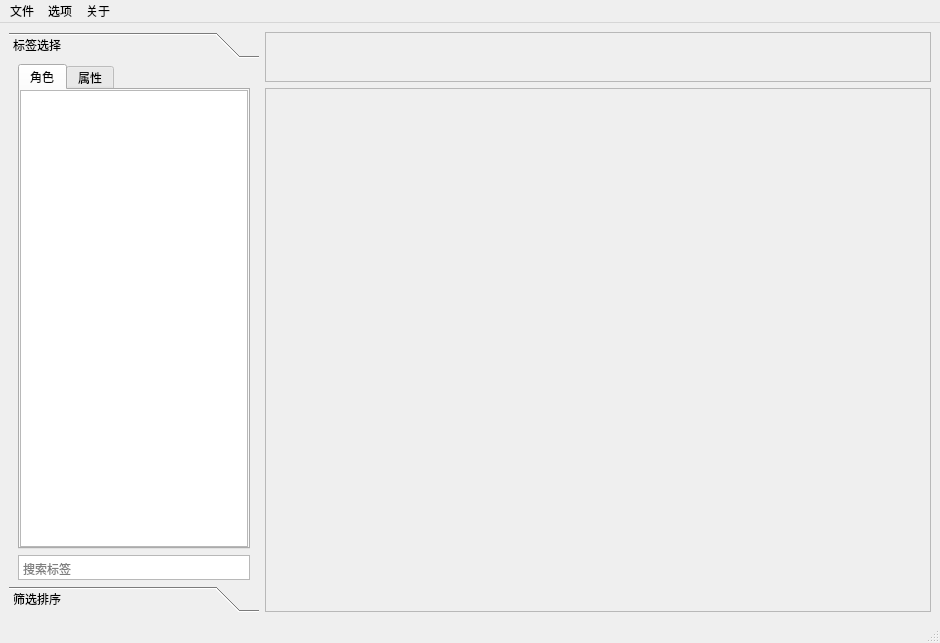
<?xml version="1.0" encoding="UTF-8"?>
<ui version="4.0">
 <class>MainWindow</class>
 <widget class="QMainWindow" name="MainWindow">
  <property name="enabled">
   <bool>true</bool>
  </property>
  <property name="geometry">
   <rect>
    <x>0</x>
    <y>0</y>
    <width>940</width>
    <height>643</height>
   </rect>
  </property>
  <property name="windowTitle">
   <string>MainWindow</string>
  </property>
  <widget class="QWidget" name="centralwidget">
   <layout class="QHBoxLayout" name="horizontalLayout_4">
    <item>
     <widget class="QToolBox" name="filterToolBox">
      <property name="maximumSize">
       <size>
        <width>250</width>
        <height>16777215</height>
       </size>
      </property>
      <property name="currentIndex">
       <number>0</number>
      </property>
      <widget class="QWidget" name="tagSelector">
       <property name="geometry">
        <rect>
         <x>0</x>
         <y>0</y>
         <width>250</width>
         <height>515</height>
        </rect>
       </property>
       <attribute name="label">
        <string>标签选择</string>
       </attribute>
       <layout class="QVBoxLayout" name="verticalLayout">
        <property name="topMargin">
         <number>0</number>
        </property>
        <property name="bottomMargin">
         <number>0</number>
        </property>
        <item>
         <widget class="QTabWidget" name="tagTreeTabWidget">
          <property name="tabPosition">
           <enum>QTabWidget::TabPosition::North</enum>
          </property>
          <property name="tabShape">
           <enum>QTabWidget::TabShape::Rounded</enum>
          </property>
          <property name="currentIndex">
           <number>0</number>
          </property>
          <property name="tabsClosable">
           <bool>false</bool>
          </property>
          <widget class="QWidget" name="characterTagTab">
           <attribute name="title">
            <string>角色</string>
           </attribute>
           <layout class="QVBoxLayout" name="verticalLayout_3">
            <property name="leftMargin">
             <number>0</number>
            </property>
            <property name="topMargin">
             <number>0</number>
            </property>
            <property name="rightMargin">
             <number>0</number>
            </property>
            <property name="bottomMargin">
             <number>0</number>
            </property>
            <item>
             <widget class="QTreeWidget" name="characterTagTree">
              <attribute name="headerVisible">
               <bool>false</bool>
              </attribute>
              <column>
               <property name="text">
                <string notr="true">1</string>
               </property>
              </column>
             </widget>
            </item>
           </layout>
          </widget>
          <widget class="QWidget" name="attributeTagTab">
           <attribute name="title">
            <string>属性</string>
           </attribute>
           <layout class="QVBoxLayout" name="verticalLayout_4">
            <property name="leftMargin">
             <number>0</number>
            </property>
            <property name="topMargin">
             <number>0</number>
            </property>
            <property name="rightMargin">
             <number>0</number>
            </property>
            <property name="bottomMargin">
             <number>0</number>
            </property>
            <item>
             <widget class="QTreeWidget" name="attributeTagTree">
              <attribute name="headerVisible">
               <bool>false</bool>
              </attribute>
              <column>
               <property name="text">
                <string notr="true">1</string>
               </property>
              </column>
             </widget>
            </item>
           </layout>
          </widget>
         </widget>
        </item>
        <item>
         <widget class="QPlainTextEdit" name="searchTagTreeTextEdit">
          <property name="sizePolicy">
           <sizepolicy hsizetype="Expanding" vsizetype="Fixed">
            <horstretch>0</horstretch>
            <verstretch>0</verstretch>
           </sizepolicy>
          </property>
          <property name="maximumSize">
           <size>
            <width>16777215</width>
            <height>25</height>
           </size>
          </property>
          <property name="cursor" stdset="0">
           <cursorShape>IBeamCursor</cursorShape>
          </property>
          <property name="verticalScrollBarPolicy">
           <enum>Qt::ScrollBarPolicy::ScrollBarAlwaysOff</enum>
          </property>
          <property name="horizontalScrollBarPolicy">
           <enum>Qt::ScrollBarPolicy::ScrollBarAlwaysOff</enum>
          </property>
          <property name="backgroundVisible">
           <bool>false</bool>
          </property>
          <property name="centerOnScroll">
           <bool>false</bool>
          </property>
          <property name="placeholderText">
           <string>搜索标签</string>
          </property>
         </widget>
        </item>
       </layout>
      </widget>
      <widget class="QWidget" name="imageSelector">
       <property name="geometry">
        <rect>
         <x>0</x>
         <y>0</y>
         <width>250</width>
         <height>515</height>
        </rect>
       </property>
       <attribute name="label">
        <string>筛选排序</string>
       </attribute>
       <layout class="QVBoxLayout" name="verticalLayout_5" stretch="1,1">
        <item>
         <widget class="QGroupBox" name="filterGroupBox">
          <property name="title">
           <string>筛选</string>
          </property>
          <layout class="QVBoxLayout" name="verticalLayout_6">
           <item>
            <layout class="QHBoxLayout" name="horizontalLayout_2">
             <item>
              <widget class="QLabel" name="label_3">
               <property name="text">
                <string>文件格式</string>
               </property>
              </widget>
             </item>
             <item>
              <spacer name="horizontalSpacer_2">
               <property name="orientation">
                <enum>Qt::Orientation::Horizontal</enum>
               </property>
               <property name="sizeHint" stdset="0">
                <size>
                 <width>40</width>
                 <height>20</height>
                </size>
               </property>
              </spacer>
             </item>
            </layout>
           </item>
           <item>
            <layout class="QHBoxLayout" name="horizontalLayout">
             <item>
              <widget class="QCheckBox" name="gifCheckBox">
               <property name="text">
                <string>GIF</string>
               </property>
               <property name="checked">
                <bool>true</bool>
               </property>
              </widget>
             </item>
             <item>
              <widget class="QCheckBox" name="jpgCheckBox">
               <property name="text">
                <string>JPG</string>
               </property>
               <property name="checked">
                <bool>true</bool>
               </property>
              </widget>
             </item>
             <item>
              <widget class="QCheckBox" name="pngCheckBox">
               <property name="text">
                <string>PNG</string>
               </property>
               <property name="checked">
                <bool>true</bool>
               </property>
              </widget>
             </item>
            </layout>
           </item>
           <item>
            <widget class="Line" name="line">
             <property name="orientation">
              <enum>Qt::Orientation::Horizontal</enum>
             </property>
            </widget>
           </item>
           <item>
            <layout class="QHBoxLayout" name="horizontalLayout_9">
             <item>
              <widget class="QLabel" name="label_4">
               <property name="text">
                <string>分辨率</string>
               </property>
              </widget>
             </item>
             <item>
              <spacer name="horizontalSpacer">
               <property name="orientation">
                <enum>Qt::Orientation::Horizontal</enum>
               </property>
               <property name="sizeHint" stdset="0">
                <size>
                 <width>40</width>
                 <height>20</height>
                </size>
               </property>
              </spacer>
             </item>
            </layout>
           </item>
           <item>
            <layout class="QHBoxLayout" name="horizontalLayout_6">
             <item>
              <widget class="QLabel" name="label">
               <property name="text">
                <string>宽：</string>
               </property>
              </widget>
             </item>
             <item>
              <widget class="QPlainTextEdit" name="resolutionWidthEdit">
               <property name="sizePolicy">
                <sizepolicy hsizetype="Expanding" vsizetype="Fixed">
                 <horstretch>0</horstretch>
                 <verstretch>0</verstretch>
                </sizepolicy>
               </property>
               <property name="maximumSize">
                <size>
                 <width>16777215</width>
                 <height>25</height>
                </size>
               </property>
               <property name="verticalScrollBarPolicy">
                <enum>Qt::ScrollBarPolicy::ScrollBarAlwaysOff</enum>
               </property>
               <property name="placeholderText">
                <string/>
               </property>
              </widget>
             </item>
            </layout>
           </item>
           <item>
            <layout class="QHBoxLayout" name="horizontalLayout_7">
             <item>
              <widget class="QLabel" name="label_2">
               <property name="sizePolicy">
                <sizepolicy hsizetype="Preferred" vsizetype="Minimum">
                 <horstretch>0</horstretch>
                 <verstretch>0</verstretch>
                </sizepolicy>
               </property>
               <property name="text">
                <string>高：</string>
               </property>
              </widget>
             </item>
             <item>
              <widget class="QPlainTextEdit" name="resolutionHeightEdit">
               <property name="sizePolicy">
                <sizepolicy hsizetype="Expanding" vsizetype="Fixed">
                 <horstretch>0</horstretch>
                 <verstretch>0</verstretch>
                </sizepolicy>
               </property>
               <property name="maximumSize">
                <size>
                 <width>16777215</width>
                 <height>25</height>
                </size>
               </property>
               <property name="verticalScrollBarPolicy">
                <enum>Qt::ScrollBarPolicy::ScrollBarAlwaysOff</enum>
               </property>
               <property name="horizontalScrollBarPolicy">
                <enum>Qt::ScrollBarPolicy::ScrollBarAsNeeded</enum>
               </property>
              </widget>
             </item>
            </layout>
           </item>
           <item>
            <layout class="QHBoxLayout" name="horizontalLayout_10">
             <item>
              <spacer name="horizontalSpacer_3">
               <property name="orientation">
                <enum>Qt::Orientation::Horizontal</enum>
               </property>
               <property name="sizeHint" stdset="0">
                <size>
                 <width>40</width>
                 <height>20</height>
                </size>
               </property>
              </spacer>
             </item>
             <item>
              <widget class="QPushButton" name="clearResolutionPushButton">
               <property name="text">
                <string>清空</string>
               </property>
              </widget>
             </item>
            </layout>
           </item>
          </layout>
         </widget>
        </item>
        <item>
         <widget class="QGroupBox" name="sortGroupBox">
          <property name="title">
           <string>排序</string>
          </property>
          <layout class="QVBoxLayout" name="verticalLayout_7">
           <item>
            <layout class="QHBoxLayout" name="horizontalLayout_11">
             <item>
              <widget class="QLabel" name="label_5">
               <property name="text">
                <string>宽高比</string>
               </property>
              </widget>
             </item>
             <item>
              <spacer name="horizontalSpacer_4">
               <property name="orientation">
                <enum>Qt::Orientation::Horizontal</enum>
               </property>
               <property name="sizeHint" stdset="0">
                <size>
                 <width>40</width>
                 <height>20</height>
                </size>
               </property>
              </spacer>
             </item>
             <item>
              <widget class="QCheckBox" name="enableRatioCheckBox">
               <property name="text">
                <string>启用</string>
               </property>
              </widget>
             </item>
            </layout>
           </item>
           <item>
            <layout class="QVBoxLayout" name="verticalLayout_12">
             <item>
              <layout class="QHBoxLayout" name="horizontalLayout_5">
               <item>
                <widget class="QLabel" name="label_7">
                 <property name="sizePolicy">
                  <sizepolicy hsizetype="Preferred" vsizetype="Preferred">
                   <horstretch>0</horstretch>
                   <verstretch>0</verstretch>
                  </sizepolicy>
                 </property>
                 <property name="text">
                  <string>宽图</string>
                 </property>
                </widget>
               </item>
               <item>
                <widget class="QLabel" name="label_8">
                 <property name="sizePolicy">
                  <sizepolicy hsizetype="Preferred" vsizetype="Preferred">
                   <horstretch>0</horstretch>
                   <verstretch>0</verstretch>
                  </sizepolicy>
                 </property>
                 <property name="text">
                  <string>正方图</string>
                 </property>
                 <property name="alignment">
                  <set>Qt::AlignmentFlag::AlignCenter</set>
                 </property>
                </widget>
               </item>
               <item>
                <widget class="QLabel" name="label_9">
                 <property name="sizePolicy">
                  <sizepolicy hsizetype="Preferred" vsizetype="Preferred">
                   <horstretch>0</horstretch>
                   <verstretch>0</verstretch>
                  </sizepolicy>
                 </property>
                 <property name="text">
                  <string>长图</string>
                 </property>
                 <property name="alignment">
                  <set>Qt::AlignmentFlag::AlignRight|Qt::AlignmentFlag::AlignTrailing|Qt::AlignmentFlag::AlignVCenter</set>
                 </property>
                </widget>
               </item>
              </layout>
             </item>
             <item>
              <widget class="QSlider" name="ratioSlider">
               <property name="minimumSize">
                <size>
                 <width>0</width>
                 <height>20</height>
                </size>
               </property>
               <property name="toolTipDuration">
                <number>2</number>
               </property>
               <property name="styleSheet">
                <string notr="true">QSlider::sub-page:horizontal, QSlider::add-page:horizontal {
background: rgb(200,200,200);
}</string>
               </property>
               <property name="minimum">
                <number>-40</number>
               </property>
               <property name="maximum">
                <number>40</number>
               </property>
               <property name="pageStep">
                <number>1</number>
               </property>
               <property name="value">
                <number>0</number>
               </property>
               <property name="sliderPosition">
                <number>0</number>
               </property>
               <property name="orientation">
                <enum>Qt::Orientation::Horizontal</enum>
               </property>
               <property name="invertedAppearance">
                <bool>false</bool>
               </property>
               <property name="invertedControls">
                <bool>false</bool>
               </property>
               <property name="tickPosition">
                <enum>QSlider::TickPosition::NoTicks</enum>
               </property>
              </widget>
             </item>
            </layout>
           </item>
           <item>
            <layout class="QHBoxLayout" name="horizontalLayout_8">
             <item>
              <widget class="QDoubleSpinBox" name="widthRatioSpinBox">
               <property name="minimumSize">
                <size>
                 <width>0</width>
                 <height>30</height>
                </size>
               </property>
               <property name="maximum">
                <double>100.000000000000000</double>
               </property>
               <property name="singleStep">
                <double>1.000000000000000</double>
               </property>
               <property name="value">
                <double>1.000000000000000</double>
               </property>
              </widget>
             </item>
             <item>
              <widget class="QLabel" name="label_10">
               <property name="sizePolicy">
                <sizepolicy hsizetype="Minimum" vsizetype="Preferred">
                 <horstretch>0</horstretch>
                 <verstretch>0</verstretch>
                </sizepolicy>
               </property>
               <property name="maximumSize">
                <size>
                 <width>10</width>
                 <height>16777215</height>
                </size>
               </property>
               <property name="text">
                <string>:</string>
               </property>
               <property name="alignment">
                <set>Qt::AlignmentFlag::AlignCenter</set>
               </property>
              </widget>
             </item>
             <item>
              <widget class="QDoubleSpinBox" name="heightRatioSpinBox">
               <property name="minimumSize">
                <size>
                 <width>0</width>
                 <height>30</height>
                </size>
               </property>
               <property name="maximum">
                <double>100.000000000000000</double>
               </property>
               <property name="singleStep">
                <double>1.000000000000000</double>
               </property>
               <property name="value">
                <double>1.000000000000000</double>
               </property>
              </widget>
             </item>
            </layout>
           </item>
           <item>
            <widget class="Line" name="line_2">
             <property name="orientation">
              <enum>Qt::Orientation::Horizontal</enum>
             </property>
            </widget>
           </item>
           <item>
            <layout class="QHBoxLayout" name="horizontalLayout_12">
             <item>
              <widget class="QLabel" name="label_6">
               <property name="text">
                <string>排列顺序</string>
               </property>
              </widget>
             </item>
             <item>
              <spacer name="horizontalSpacer_5">
               <property name="orientation">
                <enum>Qt::Orientation::Horizontal</enum>
               </property>
               <property name="sizeHint" stdset="0">
                <size>
                 <width>40</width>
                 <height>20</height>
                </size>
               </property>
              </spacer>
             </item>
            </layout>
           </item>
           <item>
            <widget class="QComboBox" name="sortComboBox">
             <property name="minimumSize">
              <size>
               <width>0</width>
               <height>25</height>
              </size>
             </property>
             <property name="currentText">
              <string/>
             </property>
             <property name="currentIndex">
              <number>-1</number>
             </property>
            </widget>
           </item>
          </layout>
         </widget>
        </item>
       </layout>
      </widget>
     </widget>
    </item>
    <item>
     <layout class="QVBoxLayout" name="verticalLayout_2">
      <item>
       <widget class="QScrollArea" name="scrollArea">
        <property name="sizePolicy">
         <sizepolicy hsizetype="Expanding" vsizetype="Minimum">
          <horstretch>0</horstretch>
          <verstretch>0</verstretch>
         </sizepolicy>
        </property>
        <property name="minimumSize">
         <size>
          <width>0</width>
          <height>50</height>
         </size>
        </property>
        <property name="maximumSize">
         <size>
          <width>16777215</width>
          <height>50</height>
         </size>
        </property>
        <property name="widgetResizable">
         <bool>true</bool>
        </property>
        <widget class="QWidget" name="selectedTagScrollAreaWidgetContent">
         <property name="geometry">
          <rect>
           <x>0</x>
           <y>0</y>
           <width>662</width>
           <height>48</height>
          </rect>
         </property>
         <layout class="QHBoxLayout" name="selectedTagLayout">
          <property name="spacing">
           <number>5</number>
          </property>
          <property name="leftMargin">
           <number>5</number>
          </property>
          <property name="topMargin">
           <number>5</number>
          </property>
          <property name="rightMargin">
           <number>5</number>
          </property>
          <property name="bottomMargin">
           <number>5</number>
          </property>
         </layout>
        </widget>
       </widget>
      </item>
      <item>
       <widget class="QScrollArea" name="picBrowseScrollArea">
        <property name="widgetResizable">
         <bool>true</bool>
        </property>
        <widget class="QWidget" name="picBrowseContentWidget">
         <property name="geometry">
          <rect>
           <x>0</x>
           <y>0</y>
           <width>662</width>
           <height>513</height>
          </rect>
         </property>
         <layout class="QGridLayout" name="picDisplayLayout"/>
        </widget>
       </widget>
      </item>
     </layout>
    </item>
   </layout>
  </widget>
  <widget class="QStatusBar" name="statusbar"/>
  <widget class="QMenuBar" name="menubar">
   <property name="geometry">
    <rect>
     <x>0</x>
     <y>0</y>
     <width>940</width>
     <height>33</height>
    </rect>
   </property>
   <widget class="QMenu" name="menu">
    <property name="title">
     <string>文件</string>
    </property>
    <addaction name="addNewPicsAction"/>
   </widget>
   <widget class="QMenu" name="menu_2">
    <property name="title">
     <string>关于</string>
    </property>
   </widget>
   <widget class="QMenu" name="menu_3">
    <property name="title">
     <string>选项</string>
    </property>
    <addaction name="showRestrictedAction"/>
   </widget>
   <addaction name="menu"/>
   <addaction name="menu_3"/>
   <addaction name="menu_2"/>
  </widget>
  <action name="showRestrictedAction">
   <property name="checkable">
    <bool>true</bool>
   </property>
   <property name="text">
    <string>R-18</string>
   </property>
  </action>
  <action name="addNewPicsAction">
   <property name="text">
    <string>添加新图片...</string>
   </property>
  </action>
 </widget>
 <resources/>
 <connections/>
</ui>
